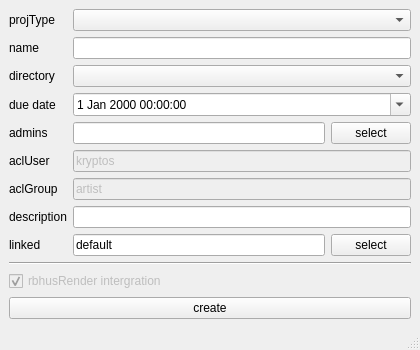
<?xml version="1.0" encoding="UTF-8"?>
<ui version="4.0">
 <class>MainWindow</class>
 <widget class="QMainWindow" name="MainWindow">
  <property name="geometry">
   <rect>
    <x>0</x>
    <y>0</y>
    <width>420</width>
    <height>335</height>
   </rect>
  </property>
  <property name="windowTitle">
   <string>Rbhus Pipe NEW PROJECT</string>
  </property>
  <widget class="QWidget" name="centralwidget">
   <layout class="QGridLayout" name="gridLayout">
    <item row="8" column="0">
     <widget class="QLabel" name="labelDesc">
      <property name="toolTip">
       <string>group owner of the project directory</string>
      </property>
      <property name="text">
       <string>description</string>
      </property>
     </widget>
    </item>
    <item row="10" column="0" colspan="2">
     <spacer name="verticalSpacer">
      <property name="orientation">
       <enum>Qt::Vertical</enum>
      </property>
      <property name="sizeHint" stdset="0">
       <size>
        <width>20</width>
        <height>40</height>
       </size>
      </property>
     </spacer>
    </item>
    <item row="4" column="0">
     <widget class="QLabel" name="labelDue">
      <property name="sizePolicy">
       <sizepolicy hsizetype="Maximum" vsizetype="Preferred">
        <horstretch>0</horstretch>
        <verstretch>0</verstretch>
       </sizepolicy>
      </property>
      <property name="text">
       <string>due date</string>
      </property>
     </widget>
    </item>
    <item row="13" column="0" colspan="3">
     <widget class="QCheckBox" name="checkRI">
      <property name="enabled">
       <bool>false</bool>
      </property>
      <property name="text">
       <string>rbhusRender intergration</string>
      </property>
      <property name="checked">
       <bool>true</bool>
      </property>
     </widget>
    </item>
    <item row="0" column="0">
     <widget class="QLabel" name="labelProj_2">
      <property name="sizePolicy">
       <sizepolicy hsizetype="Maximum" vsizetype="Preferred">
        <horstretch>0</horstretch>
        <verstretch>0</verstretch>
       </sizepolicy>
      </property>
      <property name="text">
       <string>projType</string>
      </property>
     </widget>
    </item>
    <item row="1" column="0">
     <widget class="QLabel" name="labelName">
      <property name="sizePolicy">
       <sizepolicy hsizetype="Maximum" vsizetype="Preferred">
        <horstretch>0</horstretch>
        <verstretch>0</verstretch>
       </sizepolicy>
      </property>
      <property name="text">
       <string>name</string>
      </property>
     </widget>
    </item>
    <item row="7" column="0">
     <widget class="QLabel" name="labelAclGroup">
      <property name="toolTip">
       <string>group owner of the project directory</string>
      </property>
      <property name="text">
       <string>aclGroup</string>
      </property>
     </widget>
    </item>
    <item row="5" column="0">
     <widget class="QLabel" name="labelAdmin">
      <property name="text">
       <string>admins</string>
      </property>
     </widget>
    </item>
    <item row="2" column="0">
     <widget class="QLabel" name="labelDirectory">
      <property name="sizePolicy">
       <sizepolicy hsizetype="Maximum" vsizetype="Preferred">
        <horstretch>0</horstretch>
        <verstretch>0</verstretch>
       </sizepolicy>
      </property>
      <property name="whatsThis">
       <string>directory to store the output data from file. eg : rendered output of lighting files.</string>
      </property>
      <property name="text">
       <string>directory</string>
      </property>
     </widget>
    </item>
    <item row="6" column="0">
     <widget class="QLabel" name="labelAclUser">
      <property name="toolTip">
       <string>user owner of the project directory</string>
      </property>
      <property name="text">
       <string>aclUser</string>
      </property>
     </widget>
    </item>
    <item row="9" column="0">
     <widget class="QLabel" name="labelLinked">
      <property name="sizePolicy">
       <sizepolicy hsizetype="Maximum" vsizetype="Preferred">
        <horstretch>0</horstretch>
        <verstretch>0</verstretch>
       </sizepolicy>
      </property>
      <property name="text">
       <string>linked</string>
      </property>
     </widget>
    </item>
    <item row="9" column="1">
     <widget class="QLineEdit" name="lineEditLinked">
      <property name="text">
       <string>default</string>
      </property>
     </widget>
    </item>
    <item row="9" column="2">
     <widget class="QPushButton" name="pushLinked">
      <property name="sizePolicy">
       <sizepolicy hsizetype="Fixed" vsizetype="Fixed">
        <horstretch>0</horstretch>
        <verstretch>0</verstretch>
       </sizepolicy>
      </property>
      <property name="text">
       <string>select</string>
      </property>
     </widget>
    </item>
    <item row="8" column="1" colspan="2">
     <widget class="QLineEdit" name="lineEditDesc">
      <property name="toolTip">
       <string>group owner of the project directory</string>
      </property>
      <property name="text">
       <string/>
      </property>
     </widget>
    </item>
    <item row="7" column="1" colspan="2">
     <widget class="QLineEdit" name="lineEditAclGroup">
      <property name="enabled">
       <bool>false</bool>
      </property>
      <property name="toolTip">
       <string>group owner of the project directory</string>
      </property>
      <property name="text">
       <string>artist</string>
      </property>
     </widget>
    </item>
    <item row="6" column="1" colspan="2">
     <widget class="QLineEdit" name="lineEditAclUser">
      <property name="enabled">
       <bool>false</bool>
      </property>
      <property name="toolTip">
       <string>user owner of the project directory</string>
      </property>
      <property name="text">
       <string>kryptos</string>
      </property>
     </widget>
    </item>
    <item row="4" column="1" colspan="2">
     <widget class="QDateTimeEdit" name="dateEditDue">
      <property name="calendarPopup">
       <bool>true</bool>
      </property>
     </widget>
    </item>
    <item row="2" column="1" colspan="2">
     <widget class="QComboBox" name="comboDirectory"/>
    </item>
    <item row="1" column="1" colspan="2">
     <widget class="QLineEdit" name="lineEditName"/>
    </item>
    <item row="0" column="1" colspan="2">
     <widget class="QComboBox" name="comboProjType"/>
    </item>
    <item row="11" column="0" colspan="3">
     <widget class="Line" name="line">
      <property name="sizePolicy">
       <sizepolicy hsizetype="MinimumExpanding" vsizetype="Fixed">
        <horstretch>0</horstretch>
        <verstretch>0</verstretch>
       </sizepolicy>
      </property>
      <property name="orientation">
       <enum>Qt::Horizontal</enum>
      </property>
     </widget>
    </item>
    <item row="14" column="0" colspan="3">
     <widget class="QPushButton" name="pushCreate">
      <property name="sizePolicy">
       <sizepolicy hsizetype="MinimumExpanding" vsizetype="Fixed">
        <horstretch>0</horstretch>
        <verstretch>0</verstretch>
       </sizepolicy>
      </property>
      <property name="text">
       <string>create</string>
      </property>
     </widget>
    </item>
    <item row="5" column="1">
     <widget class="QLineEdit" name="lineEditAdmins">
      <property name="toolTip">
       <string>list of comma separated usernames</string>
      </property>
     </widget>
    </item>
    <item row="5" column="2">
     <widget class="QPushButton" name="pushUsers">
      <property name="sizePolicy">
       <sizepolicy hsizetype="Fixed" vsizetype="Fixed">
        <horstretch>0</horstretch>
        <verstretch>0</verstretch>
       </sizepolicy>
      </property>
      <property name="text">
       <string>select</string>
      </property>
     </widget>
    </item>
   </layout>
  </widget>
  <widget class="QStatusBar" name="statusBar"/>
 </widget>
 <resources/>
 <connections/>
</ui>
